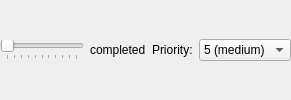
      <widget class="QWidget" name="mCompletionPriorityWidget" native="true">
       <layout class="QHBoxLayout" name="horizontalLayout_8">
        <property name="leftMargin">
         <number>0</number>
        </property>
        <property name="topMargin">
         <number>0</number>
        </property>
        <property name="rightMargin">
         <number>0</number>
        </property>
        <property name="bottomMargin">
         <number>0</number>
        </property>
        <item>
         <widget class="QSlider" name="mCompletionSlider">
          <property name="maximum">
           <number>100</number>
          </property>
          <property name="singleStep">
           <number>10</number>
          </property>
          <property name="tracking">
           <bool>true</bool>
          </property>
          <property name="orientation">
           <enum>Qt::Horizontal</enum>
          </property>
          <property name="tickPosition">
           <enum>QSlider::TicksBelow</enum>
          </property>
          <property name="tickInterval">
           <number>10</number>
          </property>
         </widget>
        </item>
        <item>
         <widget class="QLabel" name="mCompletedLabel">
          <property name="sizePolicy">
           <sizepolicy hsizetype="MinimumExpanding" vsizetype="Preferred">
            <horstretch>0</horstretch>
            <verstretch>0</verstretch>
           </sizepolicy>
          </property>
          <property name="text">
           <string comment="@label:slider Showed after the to-do percentage completed slider">completed</string>
          </property>
         </widget>
        </item>
        <item>
         <widget class="QLabel" name="label_9">
          <property name="text">
           <string comment="@label:listbox priority of a to-do">Priority:</string>
          </property>
         </widget>
        </item>
        <item>
         <widget class="KComboBox" name="mPriorityCombo">
          <property name="currentIndex">
           <number>5</number>
          </property>
          <item>
           <property name="text">
            <string comment="@item:inlistbox Priority of a to-do">unspecified</string>
           </property>
          </item>
          <item>
           <property name="text">
            <string comment="@item:inlistbox Priority of a to-do">1 (highest)</string>
           </property>
          </item>
          <item>
           <property name="text">
            <string comment="@item:inlistbox Priority of a to-do">2</string>
           </property>
          </item>
          <item>
           <property name="text">
            <string comment="@item:inlistbox Priority of a to-do">3</string>
           </property>
          </item>
          <item>
           <property name="text">
            <string comment="@item:inlistbox Priority of a to-do">4</string>
           </property>
          </item>
          <item>
           <property name="text">
            <string comment="@item:inlistbox Priority of a to-do">5 (medium)</string>
           </property>
          </item>
          <item>
           <property name="text">
            <string comment="@item:inlistbox Priority of a to-do">6</string>
           </property>
          </item>
          <item>
           <property name="text">
            <string comment="@item:inlistbox Priority of a to-do">7</string>
           </property>
          </item>
          <item>
           <property name="text">
            <string comment="@item:inlistbox Priority of a to-do">8</string>
           </property>
          </item>
          <item>
           <property name="text">
            <string comment="@item:inlistbox Priority of a to-do">9 (lowest)</string>
           </property>
          </item>
         </widget>
        </item>
       </layout>
      </widget>
